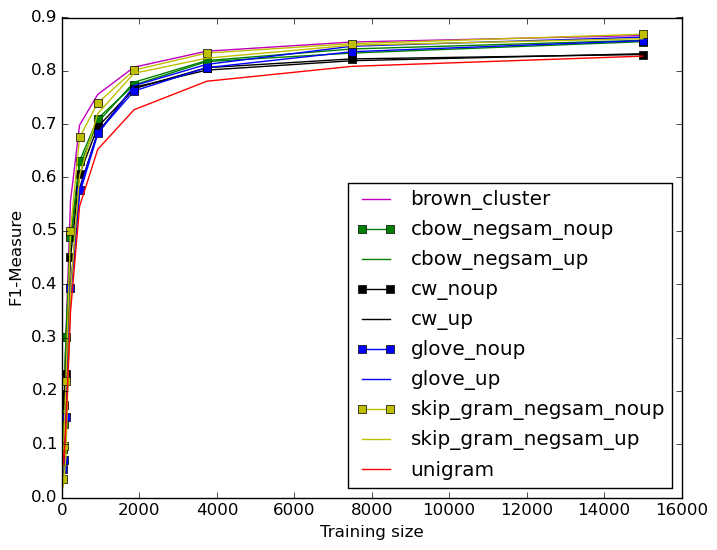

Here is the Python script that generated this plot:
#!/usr/bin/python
from pylab import *
from natsort import natsorted
import re
import os
import glob
import array
import fnmatch
import numpy as np
import sys, getopt
import matplotlib.pyplot as plt

try:
	opts, args = getopt.getopt(sys.argv[1:],"hi:o:",["ifolder=","ofile="])
except getopt.GetoptError:
	print 'script.py -i <inputfolder> -o <outputfile>'
	sys.exit(2)
for opt, arg in opts:
	if opt == '-h':
		print 'test.py -i <inputfolder> -o <outputfile>'
		sys.exit()
	elif opt in ("-i", "--ifolder"):
		inputfolder = arg
	elif opt in ("-o", "--ofile"):
        	outputfile = arg
print 'Input folder is "', inputfolder
print 'Output file is "', outputfile

# POS best results from all methods, varying training size
 
x = []
y = []
xv = []
yv = []
color = 'r'
label = ''
marker = ''
linestyle = '-'
noupMarker = 's'
walk_dir = inputfolder
legParams = {'legend.fontsize': 10,
          'legend.linewidth': 0.4}

alist_filter = ['brown_cluster_v4000_best.txt', 
	'cbow_negsam_noupdated_best.txt', 
	'cbow_negsam_updated_incretuneparam.txt', 
	'cw_noupdated_best.txt', 
	'cw_updated_incretuneparam.txt', 
	'unigram_best.txt', 
	'glove_noupdated_best.txt', 
	'glove_updated_incretuneparam.txt', 
	'skip_gram_negsam_noupdated_best.txt', 
	'skip_gram_negsam_updated_incretuneparam.txt']

# Walk into directories in filesystem
# Ripped from os module and slightly modified
# for alphabetical sorting
#
def sortedWalk(top, topdown=True, onerror=None):
    from os.path import join, isdir, islink
 
    names = os.listdir(top)
    names.sort()
    dirs, nondirs = [], []
 
    for name in names:
        if isdir(os.path.join(top, name)):
            dirs.append(name)
        else:
            nondirs.append(name)
 
    if topdown:
        yield top, dirs, nondirs
    for name in dirs:
        path = join(top, name)
        if not os.path.islink(path):
            for x in sortedWalk(path, topdown, onerror):
                yield x
    if not topdown:
        yield top, dirs, nondirs

for root, subdirs, files in sortedWalk(walk_dir):
	#print('--\nroot = ' + root)
	for subdir in sorted(subdirs):
		print('\t- subdirectory ' + subdir)		
	for filename in files:  		  		
		if filename in alist_filter:
			if re.match("unigram_best.txt", filename): 
				color='r'
				label = "unigram" 
			if re.match("glove_noupdated_best.txt", filename):
				color='b'
				marker = noupMarker
				label = "glove_noup"
			if re.match("glove_updated_incretuneparam.txt", filename):					
				color='b'
				label = "glove_up"
			elif re.match("cbow_negsam_noupdated_best.txt", filename):
				color='g'
				marker = noupMarker
				label = "cbow_negsam_noup"
			elif re.match("cbow_negsam_updated_incretuneparam.txt", filename): 
				color='g'
				label = "cbow_negsam_up"
			elif re.match("skip_gram_negsam_noupdated_best.txt", filename):
				color='y'
				marker = noupMarker
				label = "skip_gram_negsam_noup"
			elif re.match("skip_gram_negsam_updated_incretuneparam.txt", filename): 
				color='y'
				label = "skip_gram_negsam_up"
			elif re.match("cw_updated_incretuneparam.txt", filename): 
				color='k'
				label =  "cw_up"
			elif re.match("cw_noupdated_best.txt", filename):
				color='k'
				marker = noupMarker
				label = "cw_noup"
			elif re.match("brown_cluster_v4000_best.txt", filename): 
				color='m'
				label = "brown_cluster"	
			filePath = os.path.join(root, filename)
			print('\t- file %s (full path: %s)' % (filename, filePath))
			with open(filePath, 'rb') as f:
			        lines = f.readlines()
				f.close	
				# check the column title
				titleLine = lines[0]
				t = titleLine.split()				
				print('column title', t[35] )		
				# skip the first row with the titles
				for line in lines[1:]: 
					p = line.split()	
					x.append(float(p[0]))				
					y.append(float(p[35]))   # F1: AJ
				# convert to numpy array
				print('x ', x)						
				print('y ', y)			
				xv = np.array(x)
				yv = np.array(y)
				plt.plot(xv, yv, label=label, linestyle=linestyle, marker=marker, color=color)	
				x = []
				y = []
				xv = []
				yv = []
				label = ''
				marker = ''
	
#plt.title('Best results from all methods')
plt.xlabel('Training size')
plt.ylabel('F1-Measure')

#plt.rcParams.update(legParams)
plt.legend(loc='lower right')
savefig(outputfile, bbox_inches='tight')
#plt.show()
